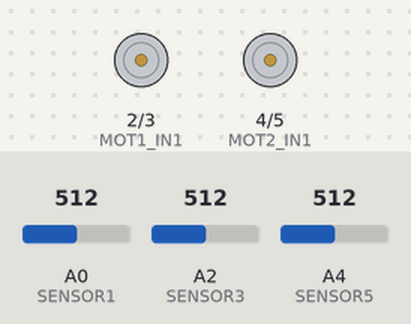
A sketch run on a simulated Arduino Uno, built with avr-gcc and run on an emulated ATmega328P. Shown: motor-driver pin pairs drawn as motors (green arrow = first pin HIGH = forward, orange = second pin HIGH = backward, longer = more drive, scaled by the enable pin). Inputs (shaded band) come from the test bench; at power-on: A0 (SENSOR1) = 512, A2 (SENSOR3) = 512, A4 (SENSOR5) = 512.

Above: at 2.0 s.
Timing chart, 0 to 36.7 s (numbered marks = the images above):
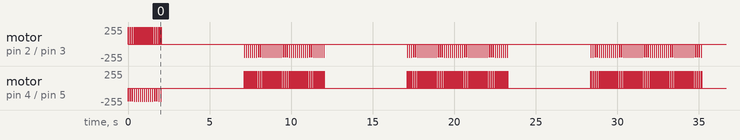

The sketch:

sim_detect.ino
```cpp
/*
 * Team id : eYRC #902
 * Author List: Karthik Raj SS ,Jaffar Aleem,Likith S,Gagan L Naik
 * Filename : linefollower_with_actuator_for_picam
 * Theme : Ant Bot
 * Functions : get_sensor_left_data()
               get_sensor_right_data()
               get_sensor_center_data()
               move_straight(int spd)
               move_left(int spd)
               move_right(int spd)
               move_stop()
 *global variables :posleft_sensor_data,right_sensor_data,center_sensor_data,spd,spdstr
*/


//PWM Pins Defination
#define MOT1_EN 6
#define MOT2_EN 7

//Digital Pins for Motors
#define MOT1_IN1 2
#define MOT1_IN2 3

#define MOT2_IN1 4
#define MOT2_IN2 5

//Analog Pins for Sensors
#define SENSOR1 A0
#define SENSOR3 A2
#define SENSOR5 A4


int i,j,k,l,m,p;
int o=0;
int left_sensor_data = 0;              //variable for left sensor data
int right_sensor_data = 0;             //variable for right sensor data
int center_sensor_data = 0;            //variable for center sensor data
int spd = 100;                         //speed
int spdstr = 130;                      //speed for straight movement

void setup(){
  pinMode(MOT1_EN,OUTPUT);
  pinMode(MOT2_EN,OUTPUT);
  pinMode(MOT1_IN1,OUTPUT);
  pinMode(MOT1_IN2,OUTPUT);
  pinMode(MOT2_IN1,OUTPUT);
  pinMode(MOT2_IN2,OUTPUT);
  pinMode(SENSOR1,INPUT);                /*defining input and
                                             output pins*/

  pinMode(SENSOR3,INPUT);
  pinMode(SENSOR5,INPUT);
  digitalWrite(MOT1_EN,HIGH);
  digitalWrite(MOT2_EN,HIGH);
  Serial.begin(9600);
}

void loop(){
   left_sensor_data = get_sensor_left_data();
  right_sensor_data = get_sensor_right_data();
  center_sensor_data = get_sensor_center_data();

    if(center_sensor_data < 300)
    {
     path_correct();
    }
    else
    {
      while(o<1)
      {
       for(i=0;i<17;i++)
      {
        hard_left();
      }
      delay(5000);
      for(j=0;j<40;j++)
      {
        hard_right();
      }
      delay(5000);
      for(k=0;k<50;k++)
      {
        hard_right();
      }
      delay(5000);
      for(l=0;l<55;l++)
      {
        hard_right();
      }
      delay(5000);
      for(m=0;m<52;m++)
      {
        hard_right();
      }
      o++;
      }
     delay(1000);
     for(p=0;p<55;p++)
     {
      hard_right();
     }
     center_sensor_data =get_sensor_center_data();
     if(center_sensor_data < 300)
     {
      path_correct();
     }
     else
     {
      move_stop();
     }
    }


}


void path_correct()

  {

  left_sensor_data = get_sensor_left_data();
  right_sensor_data = get_sensor_right_data();
  center_sensor_data = get_sensor_center_data();

  //condition for soft left
  if(left_sensor_data > 60 && right_sensor_data < 60 && center_sensor_data <60){
    spd = map(left_sensor_data,0,3000,0,255);  //mapping speed according to sensor reading
    move_left(spd);

  }

  //condition for soft right
  else{
    if(right_sensor_data > 60 && left_sensor_data < 60 && center_sensor_data <60){

      spd = map(right_sensor_data,0,3000,0,255); //mapping speed according to sensor reading
      move_right(spd);

  //condition for stop

    }
    else{
      if(right_sensor_data > 60 && left_sensor_data > 60 && center_sensor_data > 60 ){
        move_stop();


      }

   //comdition for forward
      else
      {
        if(center_sensor_data > 300)
        {
          move_stop();
        }
        else
        {
        move_straight(spdstr);
        }
      }
    }
  }
  delay(50);
  //Serial.println(sensor_data);
  //delay(1000);
  /*move_straight(255);
  delay(2000);
  move_straight(0);
  delay(1000);
  move_left(255);
  delay(1000);
  move_straight(255);
  delay(2000);*/

  // Serial.println(left_sensor_data);
 //Serial.println(right_sensor_data);
  Serial.println(center_sensor_data);
}
/*
 *Function Name : get_sensor_right_data()
 *Input         : analog data frm sensor
 *Output        : data
 *Logic         : continously reading data from right analog sensor
 *Example Call  : get_sensor_right_data()
 */


int get_sensor_right_data(){
  int data = 0;
  data += analogRead(SENSOR5);
  return data;

}

/*
 *Function Name : get_sensor_left_data()
 *Input         : analog data frm sensor
 *Output        : data
 *Logic         : continously reading data from left analog sensor
 *Example Call  : get_sensor_right_data()
 */


int get_sensor_left_data(){
  int data = 0;
  data += analogRead(SENSOR1);
  return data;
}

/*
 *Function Name : get_sensor_center_data()
 *Input         : analog data frm sensor
 *Output        : data
 *Logic         : continously reading data from center analog sensor
 *Example Call  : get_sensor_right_data()
 */


int get_sensor_center_data(){
  int data = 0;
  data += analogRead(SENSOR3);
  return data;

}

/*
 *Function Name : move_straight()
 *Input         : spd
 *Output        : spdstr
 *Logic         : making IN1 & IN3 of motor driver high for forward movement
 *Example Call  : move_straight()
 */

void move_straight(int spd){
  analogWrite(MOT1_IN1,180);
  analogWrite(MOT1_IN2,0);
  analogWrite(MOT2_IN1,130);
  analogWrite(MOT2_IN2,0);
  delay(25);
  analogWrite(MOT1_IN1,0);
  analogWrite(MOT1_IN2,0);
  analogWrite(MOT2_IN1,0);
  analogWrite(MOT2_IN2,0);
  delay(100);
}

/*
 *Function Name : move_left()
 *Input         : spd
 *Output        : spd
 *Logic         : making IN4 of motor driver high for slow left
 *Example Call  : move_left()
 */

void move_left(int spd){
  analogWrite(MOT1_IN1,0);
  analogWrite(MOT1_IN2,0);
  analogWrite(MOT2_IN1,0);
  analogWrite(MOT2_IN2,130);
  delay(25);
  analogWrite(MOT1_IN1,0);
  analogWrite(MOT1_IN2,0);
  analogWrite(MOT2_IN1,0);
  analogWrite(MOT2_IN2,0);
  delay(100);
}


/*
 *Function Name : move_right()
 *Input         : spd
 *Output        : spd
 *Logic         : making IN2 of motor driver high for slow right
 *Example Call  : move_right()
 */

void move_right(int spd){
  analogWrite(MOT1_IN1,0);
  analogWrite(MOT1_IN2,130);
  analogWrite(MOT2_IN1,0);
  analogWrite(MOT2_IN2,0);
  delay(25);
  analogWrite(MOT1_IN1,0);
  analogWrite(MOT1_IN2,0);
  analogWrite(MOT2_IN1,0);
  analogWrite(MOT2_IN2,0);
  delay(100);

}


/*
 *Function Name : move_stop()
 *Input         : none
 *Output        : none
 *Logic         : making all pins of motor driver low for stop
 *Example Call  : move_straight()
 */

void move_stop(){
  analogWrite(MOT1_IN1,0);
  analogWrite(MOT1_IN2,0);
  delay(300);
  analogWrite(MOT2_IN1,0);
  analogWrite(MOT2_IN2,0);
  delay(300);
}

void hard_left(){
  analogWrite(MOT1_IN1,200);
  analogWrite(MOT1_IN2,0);
  analogWrite(MOT2_IN1,0);
  analogWrite(MOT2_IN2,200);
  delay(25);
  analogWrite(MOT1_IN1,0);
  analogWrite(MOT1_IN2,0);
  analogWrite(MOT2_IN1,0);
  analogWrite(MOT2_IN2,0);
  delay(100);

}


  void hard_right(){
  analogWrite(MOT1_IN1,0);
  analogWrite(MOT1_IN2,200);
  analogWrite(MOT2_IN1,200);
  analogWrite(MOT2_IN2,0);
  delay(25);
  analogWrite(MOT1_IN1,0);
  analogWrite(MOT1_IN2,0);
  analogWrite(MOT2_IN1,0);
  analogWrite(MOT2_IN2,0);
  delay(100);
  }
```
